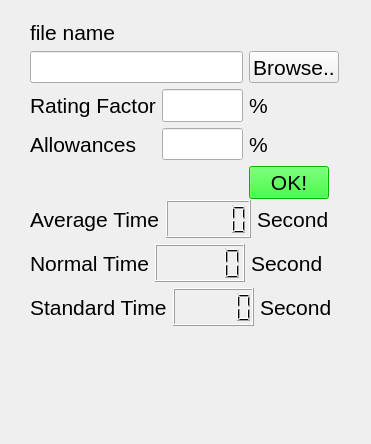
<?xml version="1.0" encoding="UTF-8"?>
<ui version="4.0">
 <class>Form</class>
 <widget class="QWidget" name="Form">
  <property name="geometry">
   <rect>
    <x>0</x>
    <y>0</y>
    <width>371</width>
    <height>444</height>
   </rect>
  </property>
  <property name="windowTitle">
   <string>Form</string>
  </property>
  <widget class="QWidget" name="layoutWidget">
   <property name="geometry">
    <rect>
     <x>30</x>
     <y>20</y>
     <width>309</width>
     <height>179</height>
    </rect>
   </property>
   <layout class="QGridLayout" name="gridLayout">
    <item row="2" column="1" colspan="2">
     <widget class="QLineEdit" name="lineEdit_2">
      <property name="font">
       <font>
        <pointsize>16</pointsize>
       </font>
      </property>
     </widget>
    </item>
    <item row="1" column="0" colspan="3">
     <widget class="QLineEdit" name="lineEdit_file">
      <property name="font">
       <font>
        <pointsize>16</pointsize>
       </font>
      </property>
     </widget>
    </item>
    <item row="3" column="3" colspan="2">
     <widget class="QLabel" name="label_5">
      <property name="font">
       <font>
        <pointsize>16</pointsize>
       </font>
      </property>
      <property name="text">
       <string>%</string>
      </property>
     </widget>
    </item>
    <item row="2" column="0">
     <widget class="QLabel" name="label">
      <property name="font">
       <font>
        <pointsize>16</pointsize>
       </font>
      </property>
      <property name="text">
       <string>Rating Factor</string>
      </property>
     </widget>
    </item>
    <item row="1" column="3" colspan="2">
     <widget class="QPushButton" name="pushButton_browse">
      <property name="font">
       <font>
        <pointsize>16</pointsize>
       </font>
      </property>
      <property name="text">
       <string>Browse..</string>
      </property>
     </widget>
    </item>
    <item row="0" column="0">
     <widget class="QLabel" name="file_name">
      <property name="font">
       <font>
        <pointsize>16</pointsize>
       </font>
      </property>
      <property name="text">
       <string>file name</string>
      </property>
     </widget>
    </item>
    <item row="3" column="1" colspan="2">
     <widget class="QLineEdit" name="lineEdit_3">
      <property name="font">
       <font>
        <pointsize>16</pointsize>
       </font>
      </property>
     </widget>
    </item>
    <item row="2" column="3" colspan="2">
     <widget class="QLabel" name="label_4">
      <property name="font">
       <font>
        <pointsize>16</pointsize>
       </font>
      </property>
      <property name="text">
       <string>%</string>
      </property>
     </widget>
    </item>
    <item row="3" column="0">
     <widget class="QLabel" name="label_2">
      <property name="font">
       <font>
        <pointsize>16</pointsize>
       </font>
      </property>
      <property name="text">
       <string>Allowances</string>
      </property>
     </widget>
    </item>
    <item row="4" column="3">
     <widget class="QPushButton" name="pushButton">
      <property name="font">
       <font>
        <pointsize>16</pointsize>
       </font>
      </property>
      <property name="styleSheet">
       <string notr="true">background-color: rgb(0, 255, 0);</string>
      </property>
      <property name="text">
       <string>OK!</string>
      </property>
     </widget>
    </item>
   </layout>
  </widget>
  <widget class="QWidget" name="layoutWidget">
   <property name="geometry">
    <rect>
     <x>30</x>
     <y>200</y>
     <width>311</width>
     <height>126</height>
    </rect>
   </property>
   <layout class="QGridLayout" name="gridLayout_2">
    <item row="0" column="0">
     <layout class="QHBoxLayout" name="horizontalLayout">
      <item>
       <widget class="QLabel" name="label_3">
        <property name="font">
         <font>
          <pointsize>16</pointsize>
         </font>
        </property>
        <property name="text">
         <string>Average Time</string>
        </property>
       </widget>
      </item>
      <item>
       <widget class="QLCDNumber" name="lcdNumber">
        <property name="styleSheet">
         <string notr="true"/>
        </property>
       </widget>
      </item>
      <item>
       <widget class="QLabel" name="label_8">
        <property name="font">
         <font>
          <pointsize>16</pointsize>
         </font>
        </property>
        <property name="text">
         <string>Second</string>
        </property>
       </widget>
      </item>
     </layout>
    </item>
    <item row="1" column="0">
     <layout class="QHBoxLayout" name="horizontalLayout_2">
      <item>
       <widget class="QLabel" name="label_6">
        <property name="font">
         <font>
          <pointsize>16</pointsize>
         </font>
        </property>
        <property name="text">
         <string>Normal Time</string>
        </property>
       </widget>
      </item>
      <item>
       <widget class="QLCDNumber" name="lcdNumber_2">
        <property name="styleSheet">
         <string notr="true"/>
        </property>
       </widget>
      </item>
      <item>
       <widget class="QLabel" name="label_9">
        <property name="font">
         <font>
          <pointsize>16</pointsize>
         </font>
        </property>
        <property name="text">
         <string>Second</string>
        </property>
       </widget>
      </item>
     </layout>
    </item>
    <item row="2" column="0">
     <layout class="QHBoxLayout" name="horizontalLayout_3">
      <item>
       <widget class="QLabel" name="label_7">
        <property name="font">
         <font>
          <pointsize>16</pointsize>
         </font>
        </property>
        <property name="text">
         <string>Standard Time</string>
        </property>
       </widget>
      </item>
      <item>
       <widget class="QLCDNumber" name="lcdNumber_3">
        <property name="styleSheet">
         <string notr="true"/>
        </property>
       </widget>
      </item>
      <item>
       <widget class="QLabel" name="label_10">
        <property name="font">
         <font>
          <pointsize>16</pointsize>
         </font>
        </property>
        <property name="text">
         <string>Second</string>
        </property>
       </widget>
      </item>
     </layout>
    </item>
   </layout>
  </widget>
 </widget>
 <resources/>
 <connections/>
</ui>
